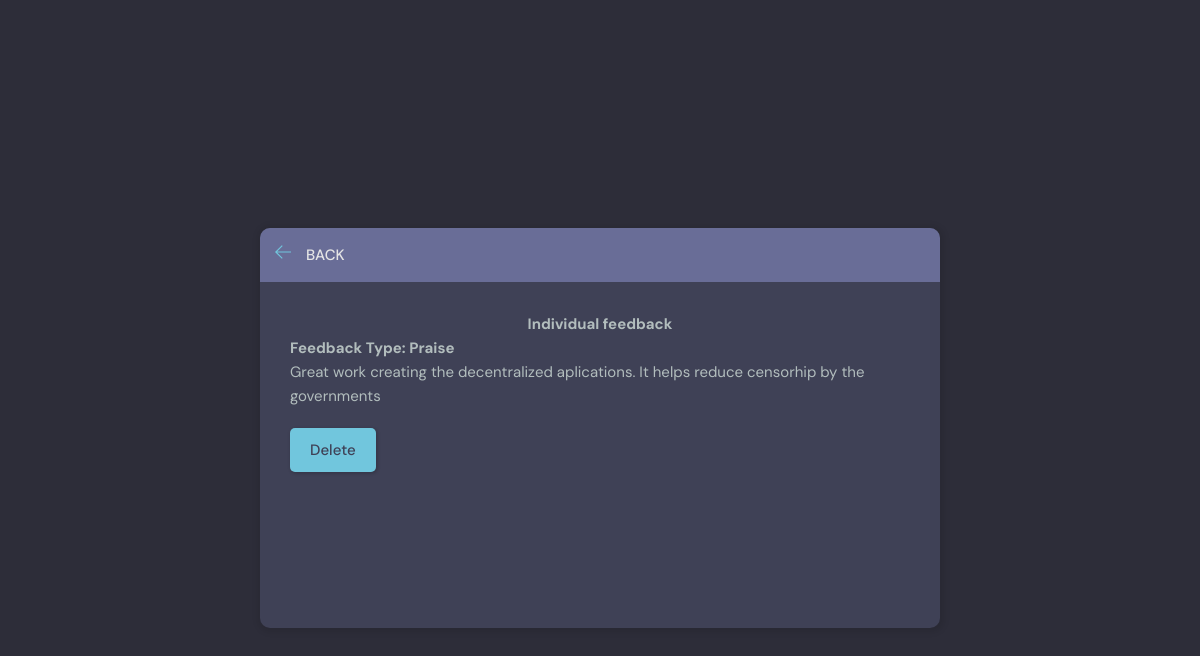
/individual_feedback/19/, run on the app's committed database.
### base/models.py (models this page shows, shortened)
class UserFeedback(models.Model):
    organization = models.ForeignKey(RegisteredOrg, on_delete=models.CASCADE, null=True)
    user_email = models.EmailField(max_length=200, null=True, blank=True)
    feedback_type = models.ForeignKey(FeedbackType, on_delete=models.CASCADE, null=True, blank=True)
    user_feedback = models.TextField()
    user_ratings = models.IntegerField(null=True, blank=True)
    submited_to = models.EmailField(max_length=100, null=True, blank=True)
    submit_date = models.DateTimeField(auto_now_add=True)

class FeedbackType(models.Model):
    name = models.CharField(max_length=100, null=True)

### base/views_admin.py (the view)
# urls.py: path('individual_feedback/<str:pk>/', views_admin.individual_feedback, name="individual_feedback"),
def individual_feedback(request, pk):
  individual_feedback = UserFeedback.objects.get(id=pk)
  context = {'individual_feedback':individual_feedback}
  return render(request, 'base/feedback.html', context)

### base/templates/base/feedback.html (shortened to what this page needs)
{% extends 'index.html' %} {% block content %}
<main class="delete-item layout">
    <div class="container">
        <div class="layout__box">
            <div class="layout__boxHeader">
                <div class="layout__boxTitle">
                    <a href="{{request.META.HTTP_REFERER}}">
                        <svg version="1.1" xmlns="http://www.w3.org/2000/svg" width="32" height="32" viewBox="0 0 32 32">
                                <title>arrow-left</title>
                                <path
                                    d="M13.723 2.286l-13.723 13.714 13.719 13.714 1.616-1.611-10.96-10.96h27.625v-2.286h-27.625l10.965-10.965-1.616-1.607z">
                                </path>
                            </svg>
                    </a>
                    <h3>Back</h3>
                </div>
            </div>
            <div class="layout__body">
                <h2 style="text-align: center;">Individual feedback</h2>
                <h2>Feedback Type: {{individual_feedback.feedback_type.name}}</h2>
                <div class="form__group">
                    <p>{{individual_feedback.user_feedback}}</p>
                </div>
                <div class="for__group">
                    <a href="{% url 'delete_feedback' individual_feedback.id %}" class="btn btn--main">Delete</a>
                </div>
            </div>
        </div>
    </div>
</main>
{% endblock %}

### static/css/style.css (style rules this page uses)
:root { --color-main: #71c6dd; --color-main-light: #e1f6fb; --color-dark: #3f4156; --color-dark-medium: #51546e; --color-dark-light: #696d97; --color-light: #e5e5e5; --color-gray: #8b8b8b; --color-light-gray: #b2bdbd; --color-bg: #2d2d39; --color-success: #5dd693; --color-error: #fc4b0b; }
* { font-family: "DM Sans", -apple-system, BlinkMacSystemFont, "Segoe UI", Roboto, Oxygen, Ubuntu, Cantarell, "Open Sans", "Helvetica Neue", sans-serif; margin: 0; padding: 0; box-sizing: border-box; text-rendering: optimizeLegibility; font-size: inherit; }
html { font-size: 56.25%; }
@media only screen and (min-width: 1200px) { html { font-size: 62.5%; } }
body { line-height: 1.6; font-weight: 400; font-size: 1.5rem; color: var(--color-light-gray); background-color: var(--color-bg); min-height: 100vh; }
a { display: inline-block; color: var(--color-main); text-decoration: none; }
.container { max-width: 120rem; width: 90%; margin: auto; }
.btn { background-color: transparent; border: none; display: inline-flex; align-items: center; gap: 1rem; cursor: pointer; transition: all ease-in-out 0.3s; padding: 1rem 2rem; border-radius: 5px; box-shadow: 1px 1px 3px 1px rgba(0, 0, 0, 0.15); font-weight: 500; }
.btn--main { background-color: var(--color-main); color: var(--color-dark); }
.layout { margin-top: 2.4rem; }
.layout>.container { display: flex; justify-content: space-between; align-items: flex-start; }
.layout__box { width: 90%; max-width: 48rem; min-height: 40rem; position: absolute; top: 50%; left: 50%; transform: translate(-50%, -46%); background-color: var(--color-dark); border-radius: 1rem; box-shadow: 1px 1px 6px 3px rgba(0, 0, 0, 0.1); overflow: hidden; }
.layout__boxHeader { display: flex; padding: 1.5rem; background-color: var(--color-dark-light); }
.layout__boxTitle { display: flex; gap: 1.5rem; align-items: center; }
.layout__boxTitle h3 { text-transform: uppercase; font-weight: 500; color: var(--color-light); }
.layout__boxTitle svg { width: 1.6rem; height: 1.6rem; fill: var(--color-main); }
.layout__body { margin: 3rem; }
.form__group { margin-bottom: 2rem; width: 100%; height: 100%; }
.delete-item.layout .layout__box { max-width: 68rem; }

### data on the page
UserFeedback: feedback_type.name "Praise", user_feedback "Great work creating the decentralized aplications. It helps reduce censorhip by the governments"
